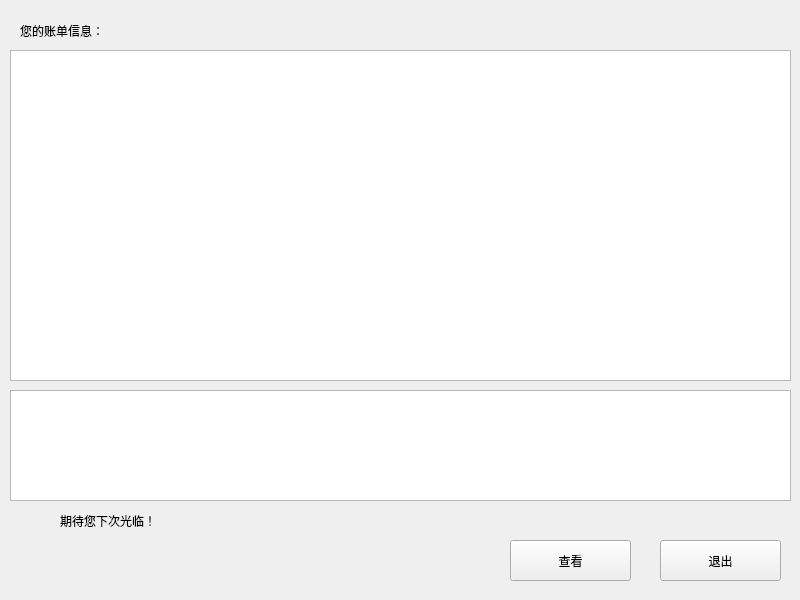
<?xml version="1.0" encoding="UTF-8"?>
<ui version="4.0">
 <class>Token_pay</class>
 <widget class="QWidget" name="Token_pay">
  <property name="geometry">
   <rect>
    <x>0</x>
    <y>0</y>
    <width>800</width>
    <height>600</height>
   </rect>
  </property>
  <property name="windowTitle">
   <string>确认订单并付款</string>
  </property>
  <widget class="QLabel" name="label_2">
   <property name="geometry">
    <rect>
     <x>60</x>
     <y>480</y>
     <width>241</width>
     <height>81</height>
    </rect>
   </property>
   <property name="styleSheet">
    <string notr="true">font: 14pt &quot;华文彩云&quot;;</string>
   </property>
   <property name="text">
    <string>期待您下次光临！</string>
   </property>
  </widget>
  <widget class="QLabel" name="label">
   <property name="geometry">
    <rect>
     <x>20</x>
     <y>-20</y>
     <width>281</width>
     <height>101</height>
    </rect>
   </property>
   <property name="styleSheet">
    <string notr="true">font: 12pt &quot;幼圆&quot;;</string>
   </property>
   <property name="text">
    <string>您的账单信息：</string>
   </property>
  </widget>
  <widget class="QPushButton" name="pushButton">
   <property name="geometry">
    <rect>
     <x>660</x>
     <y>540</y>
     <width>121</width>
     <height>41</height>
    </rect>
   </property>
   <property name="styleSheet">
    <string notr="true">font: 12pt &quot;Agency FB&quot;;</string>
   </property>
   <property name="text">
    <string>退出</string>
   </property>
  </widget>
  <widget class="QTableView" name="ordertable">
   <property name="geometry">
    <rect>
     <x>10</x>
     <y>50</y>
     <width>781</width>
     <height>331</height>
    </rect>
   </property>
  </widget>
  <widget class="QPushButton" name="lookButton">
   <property name="geometry">
    <rect>
     <x>510</x>
     <y>540</y>
     <width>121</width>
     <height>41</height>
    </rect>
   </property>
   <property name="styleSheet">
    <string notr="true">font: 12pt &quot;Agency FB&quot;;</string>
   </property>
   <property name="text">
    <string>查看</string>
   </property>
  </widget>
  <widget class="QTableView" name="billtable">
   <property name="geometry">
    <rect>
     <x>10</x>
     <y>390</y>
     <width>781</width>
     <height>111</height>
    </rect>
   </property>
  </widget>
 </widget>
 <resources/>
 <connections/>
</ui>
